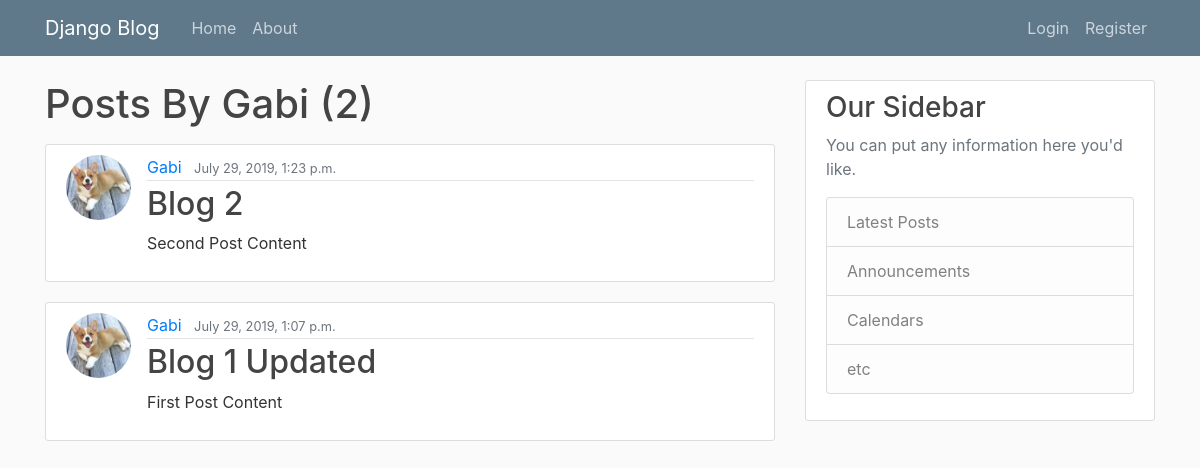
/user/Gabi, run on an earlier commit of the app's database.
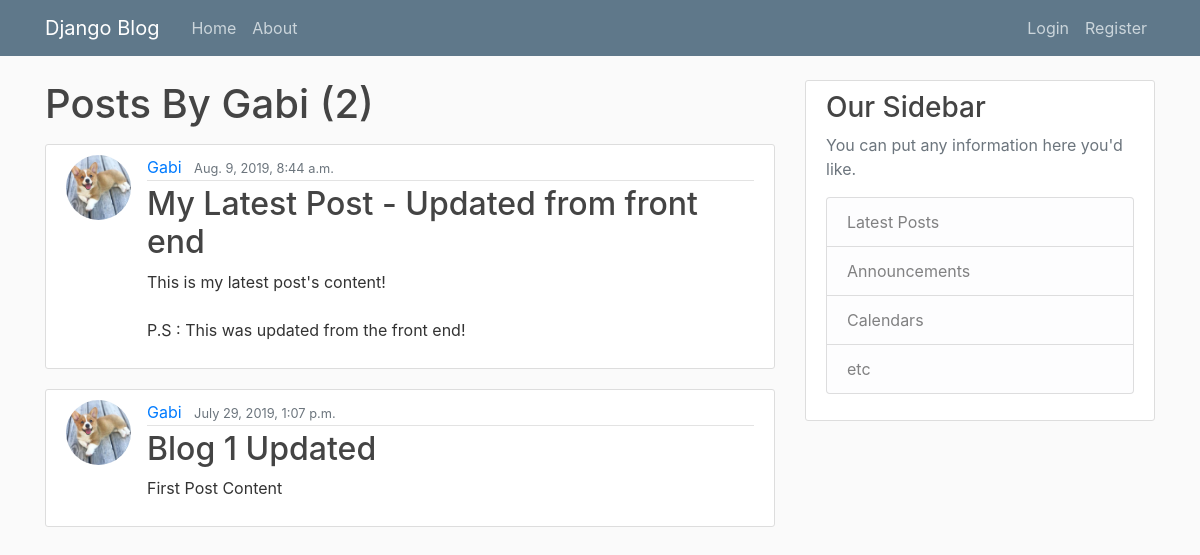
And on a later commit of the database.
### blog/models.py (models this page shows, shortened)
class Post(models.Model):
    title = models.CharField(max_length=100)
    content = models.TextField()
    date_posted = models.DateTimeField(default=timezone.now)
    author = models.ForeignKey(User, on_delete=models.CASCADE)

### users/models.py (models this page shows, shortened)
class Profile(models.Model):
    user = models.OneToOneField(User, on_delete=models.CASCADE)
    image = models.ImageField(default='default.jpg', upload_to='profile_pics')

### blog/views.py (the view)
# urls.py: path('user/<str:username>', UserPostListView.as_view(), name="user-posts"),
class UserPostListView(ListView):
    model = Post
    template_name = 'blog/user_posts.html'
    context_object_name = 'posts'
    paginate_by = 5
    def get_queryset(self):
        user = get_object_or_404(User, username=self.kwargs.get('username'))
        return Post.objects.filter(author=user).order_by('-date_posted')

### blog/templates/blog/user_posts.html (shortened to what this page needs)
{% extends "blog/base.html" %}
{% block content %}
    <h1 class="mb-3">Posts By {{ view.kwargs.username }} ({{ page_obj.paginator.count }})</h1>
    {% for post in posts %}
        <article class="media content-section">
            <img src="{{ post.author.profile.image.url }}" class="rounded-circle article-img">
            <div class="media-body">
                <div class="article-metadata">
                    <a class="mr-2" href="{% url 'user-posts' post.author.username %}">{{ post.author }}</a>
                    <small class="text-muted">{{ post.date_posted }}</small>
                </div>
                <h2><a class="article-title" href="{% url 'post-detail' post.id %}">{{ post.title }}</a></h2>
                <p class="article-content">{{ post.content }}</p>
            </div>
        </article>
    {% endfor %}
{% endblock content %}

What changed in the data, as far as the page shows it:
removed Post: author.profile.image (picture), author "Gabi", date_posted "July 29, 2019, 1:23 p.m.", title "Blog 2", content "Second Post Content"
added Post: author.profile.image (picture), author "Gabi", date_posted "Aug. 9, 2019, 8:44 a.m.", title "My Latest Post - Updated from front end", content "This is my latest post's content! P.S : This was updated from the front end!"
